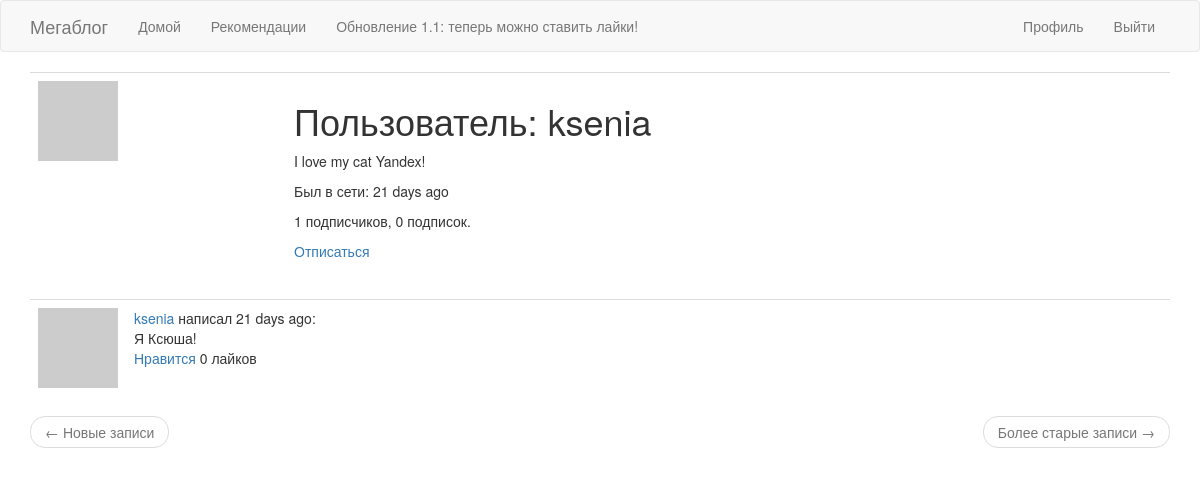
The page /user/ksenia (signed in) on the database as committed earlier.
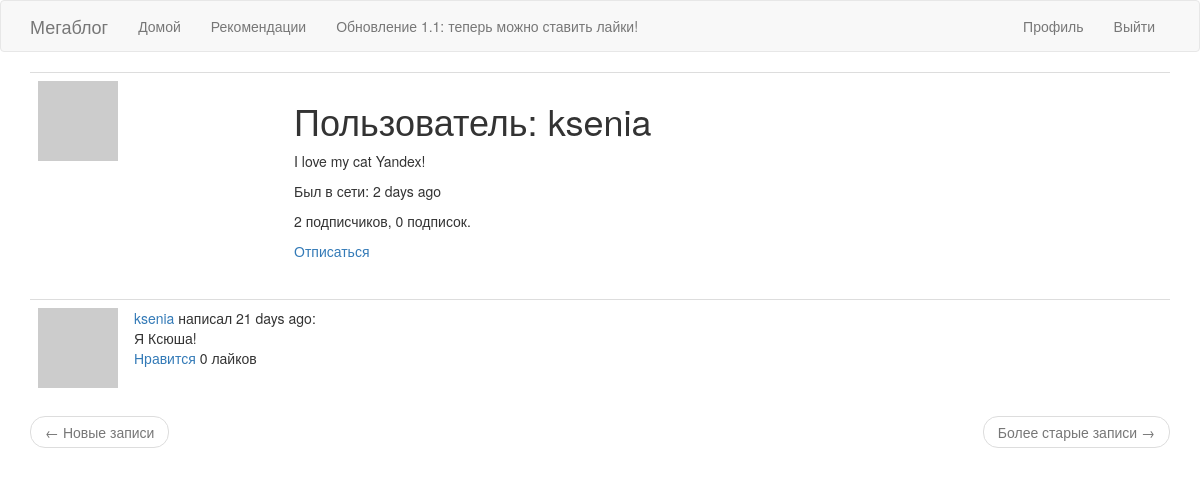
The same page on the database as committed later.
### app/models.py (models this page shows, shortened)
class User(UserMixin, db.Model):
    id = db.Column(db.Integer, primary_key=True)
    username = db.Column(db.String(64), index=True, unique=True)
    email = db.Column(db.String(120), index=True, unique=True)
    password_hash = db.Column(db.String(128))
    posts = db.relationship('Post', backref='author', lazy='dynamic')
    about_me = db.Column(db.String(140))
    last_seen = db.Column(db.DateTime, default=datetime.utcnow)
    followed = db.relationship(
        'User', secondary=followers,
        primaryjoin=(followers.c.follower_id == id),
        secondaryjoin=(followers.c.followed_id == id),
        backref=db.backref('followers', lazy='dynamic'), lazy='dynamic')
    liked = db.relationship(
        'PostLike',
        foreign_keys='PostLike.user_id',
        backref='user', lazy='dynamic')
    def avatar(self, size):
        digest = md5(self.email.lower().encode('utf-8')).hexdigest()
        return 'https://www.gravatar.com/avatar/{}?d=identicon&s={}'.format(
            digest, size)
    def is_following(self, user):
        return self.followed.filter(
            followers.c.followed_id == user.id).count() > 0
    def has_liked_post(self, post):
        return PostLike.query.filter(
            PostLike.user_id == self.id,
            PostLike.post_id == post.id).count() > 0

### app/routes.py (the view)
@app.route('/user/<username>')
@login_required
def user(username):
    user = User.query.filter_by(username=username).first_or_404()
    page = request.args.get('page', 1, type=int)
    posts = user.posts.order_by(Post.timestamp.desc()).paginate(
        page, app.config['POSTS_PER_PAGE'], False)
    next_url = url_for('user', username=user.username, page=posts.next_num) \
        if posts.has_next else None
    prev_url = url_for('user', username=user.username, page=posts.prev_num) \
        if posts.has_prev else None
    return render_template('user.html', user=user, posts=posts.items,
                            next_url=next_url, prev_url=prev_url)

### app/models.py (called while the page is built)
@login.user_loader
def load_user(id):
    return User.query.get(int(id))

### app/routes.py (called while the page is built)
@app.before_request
def before_request():
    if current_user.is_authenticated:
        current_user.last_seen = datetime.utcnow()
        db.session.commit()

### app/templates/user.html
{% extends "base.html" %}
{% block app_content %}
    <table class="table table-hover">
        <tr>
            <td width="256px"><img src="{{ user.avatar(256) }}"></td>
            <td>
                <h1>Пользователь: {{ user.username }}</h1>
                {% if user.about_me %}<p>{{ user.about_me }}</p>{% endif %}
                {% if user.last_seen %}
                <p>Был в сети: {{ moment(user.last_seen).fromNow() }}</p>
                {% endif %}
                <p>{{ user.followers.count() }} подписчиков, {{ user.followed.count() }} подписок.</p>
                {% if user == current_user %}
                <p><a href="{{ url_for('edit_profile') }}">Редактировать информацию о себе</a></p>
                {% elif not current_user.is_following(user) %}
                <p><a href="{{ url_for('follow', username=user.username) }}">Подписаться</a></p>
                {% else %}
                <p><a href="{{ url_for('unfollow', username=user.username) }}">Отписаться</a></p>
                {% endif %}
            </td>
        </tr>
    </table>
    {% for post in posts %}
        {% include '_post.html' %}
    {% endfor %}
    <nav aria-label="...">
        <ul class="pager">
            <li class="previous{% if not prev_url %} disabled{% endif %}">
                <a href="{{ prev_url or '#' }}">
                    <span aria-hidden="true">&larr;</span> Новые записи
                </a>
            </li>
            <li class="next{% if not next_url %} disabled{% endif %}">
                <a href="{{ next_url or '#' }}">
                    Более старые записи <span aria-hidden="true">&rarr;</span>
                </a>
            </li>
        </ul>
    </nav>
{% endblock %}

Rows that differ between the two databases and show on the page:
changed User "ksenia": last_seen "21 days ago" → "2 days ago"
Other text that changed with them:
{{ user.followers.count() }}: "1" → "2"
